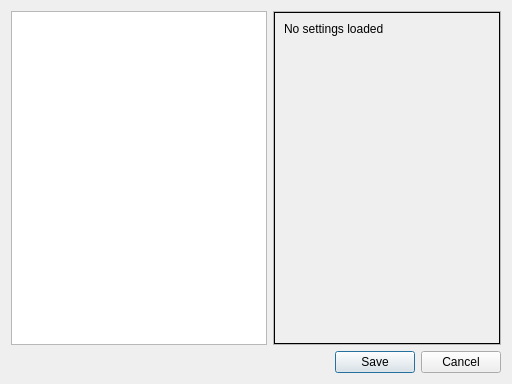
<?xml version="1.0" encoding="UTF-8"?>
<ui version="4.0">
 <class>Dialog</class>
 <widget class="QDialog" name="Dialog">
  <property name="geometry">
   <rect>
    <x>0</x>
    <y>0</y>
    <width>512</width>
    <height>384</height>
   </rect>
  </property>
  <property name="windowTitle">
   <string>Settings</string>
  </property>
  <property name="modal">
   <bool>true</bool>
  </property>
  <layout class="QVBoxLayout" name="verticalLayout">
   <item>
    <layout class="QHBoxLayout" name="horizontalLayout">
     <item>
      <widget class="QListWidget" name="categories_listWidget">
       <property name="sizePolicy">
        <sizepolicy hsizetype="Maximum" vsizetype="Expanding">
         <horstretch>0</horstretch>
         <verstretch>0</verstretch>
        </sizepolicy>
       </property>
      </widget>
     </item>
     <item>
      <widget class="QScrollArea" name="settings_scrollArea">
       <property name="enabled">
        <bool>true</bool>
       </property>
       <property name="sizePolicy">
        <sizepolicy hsizetype="Expanding" vsizetype="Expanding">
         <horstretch>0</horstretch>
         <verstretch>0</verstretch>
        </sizepolicy>
       </property>
       <property name="styleSheet">
        <string notr="true"/>
       </property>
       <property name="widgetResizable">
        <bool>true</bool>
       </property>
       <property name="alignment">
        <set>Qt::AlignLeading|Qt::AlignLeft|Qt::AlignTop</set>
       </property>
       <property name="noBackground" stdset="0">
        <bool>true</bool>
       </property>
       <widget class="QWidget" name="settings_scrollAreaWidgetContents">
        <property name="geometry">
         <rect>
          <x>0</x>
          <y>0</y>
          <width>218</width>
          <height>316</height>
         </rect>
        </property>
        <layout class="QVBoxLayout" name="verticalLayout_2">
         <property name="margin">
          <number>0</number>
         </property>
         <item>
          <widget class="QFrame" name="settings_frame">
           <property name="frameShape">
            <enum>QFrame::Box</enum>
           </property>
           <layout class="QFormLayout" name="formLayout">
            <property name="fieldGrowthPolicy">
             <enum>QFormLayout::ExpandingFieldsGrow</enum>
            </property>
            <item row="1" column="0">
             <widget class="QLabel" name="placeholder_label">
              <property name="text">
               <string>No settings loaded</string>
              </property>
             </widget>
            </item>
           </layout>
          </widget>
         </item>
        </layout>
       </widget>
      </widget>
     </item>
    </layout>
   </item>
   <item>
    <widget class="QDialogButtonBox" name="settings_buttonBox">
     <property name="standardButtons">
      <set>QDialogButtonBox::Cancel|QDialogButtonBox::Save</set>
     </property>
    </widget>
   </item>
  </layout>
 </widget>
 <tabstops>
  <tabstop>settings_buttonBox</tabstop>
  <tabstop>categories_listWidget</tabstop>
  <tabstop>settings_scrollArea</tabstop>
 </tabstops>
 <resources/>
 <connections/>
</ui>
